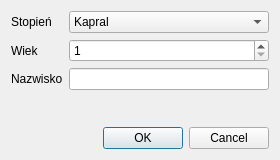
<?xml version="1.0" encoding="UTF-8"?>
<ui version="4.0">
 <class>Dialog</class>
 <widget class="QDialog" name="Dialog">
  <property name="geometry">
   <rect>
    <x>0</x>
    <y>0</y>
    <width>280</width>
    <height>160</height>
   </rect>
  </property>
  <property name="windowTitle">
   <string>Dialog</string>
  </property>
  <layout class="QVBoxLayout" name="verticalLayout">
   <item>
    <layout class="QFormLayout" name="formLayout">
     <item row="0" column="0">
      <widget class="QLabel" name="label">
       <property name="text">
        <string>Stopień</string>
       </property>
      </widget>
     </item>
     <item row="1" column="0">
      <widget class="QLabel" name="label_2">
       <property name="text">
        <string>Wiek</string>
       </property>
      </widget>
     </item>
     <item row="2" column="0">
      <widget class="QLabel" name="label_3">
       <property name="text">
        <string>Nazwisko</string>
       </property>
      </widget>
     </item>
     <item row="0" column="1">
      <widget class="QComboBox" name="rank_input">
       <item>
        <property name="text">
         <string>Kapral</string>
        </property>
       </item>
       <item>
        <property name="text">
         <string>Szeregowy</string>
        </property>
       </item>
       <item>
        <property name="text">
         <string>Generał</string>
        </property>
       </item>
      </widget>
     </item>
     <item row="1" column="1">
      <widget class="QSpinBox" name="age_input">
       <property name="minimum">
        <number>1</number>
       </property>
       <property name="maximum">
        <number>140</number>
       </property>
      </widget>
     </item>
     <item row="2" column="1">
      <widget class="QLineEdit" name="surname_input"/>
     </item>
    </layout>
   </item>
   <item>
    <widget class="QDialogButtonBox" name="buttonBox">
     <property name="orientation">
      <enum>Qt::Horizontal</enum>
     </property>
     <property name="standardButtons">
      <set>QDialogButtonBox::Cancel|QDialogButtonBox::Ok</set>
     </property>
    </widget>
   </item>
  </layout>
 </widget>
 <resources/>
 <connections>
  <connection>
   <sender>buttonBox</sender>
   <signal>accepted()</signal>
   <receiver>Dialog</receiver>
   <slot>accept()</slot>
   <hints>
    <hint type="sourcelabel">
     <x>248</x>
     <y>254</y>
    </hint>
    <hint type="destinationlabel">
     <x>157</x>
     <y>274</y>
    </hint>
   </hints>
  </connection>
  <connection>
   <sender>buttonBox</sender>
   <signal>rejected()</signal>
   <receiver>Dialog</receiver>
   <slot>reject()</slot>
   <hints>
    <hint type="sourcelabel">
     <x>316</x>
     <y>260</y>
    </hint>
    <hint type="destinationlabel">
     <x>286</x>
     <y>274</y>
    </hint>
   </hints>
  </connection>
 </connections>
</ui>
